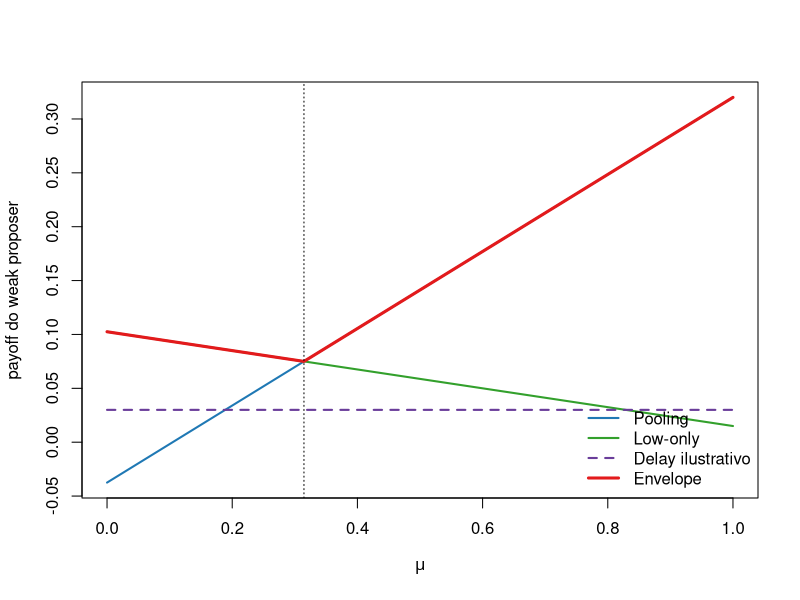

This chart was generated by the following R code:
## ---- chunk 1
knitr::opts_chunk$set(echo = FALSE, message = FALSE, warning = FALSE)
## ---- chunk 2
mu <- seq(0, 1, length.out = 501)
Pi_P <- -0.0375 + 0.3575 * mu
Pi_L <- 0.1025 - 0.0875 * mu
Pi_D <- rep(0.03, length(mu))
plot(mu, Pi_P, type = "l", lwd = 2, col = "#1f78b4",
     ylim = range(c(Pi_P, Pi_L, Pi_D)),
     xlab = expression(mu), ylab = "payoff do weak proposer")
lines(mu, Pi_L, lwd = 2, col = "#33a02c")
lines(mu, Pi_D, lwd = 2, col = "#6a3d9a", lty = 2)
lines(mu, pmax(Pi_P, Pi_L, Pi_D), lwd = 3, col = "#e31a1c")
abline(v = (0.1025 + 0.0375) / (0.3575 + 0.0875), lty = 3)
legend("bottomright",
       legend = c("Pooling", "Low-only", "Delay ilustrativo", "Envelope"),
       col = c("#1f78b4", "#33a02c", "#6a3d9a", "#e31a1c"),
       lwd = c(2, 2, 2, 3), lty = c(1, 1, 2, 1), bty = "n")
